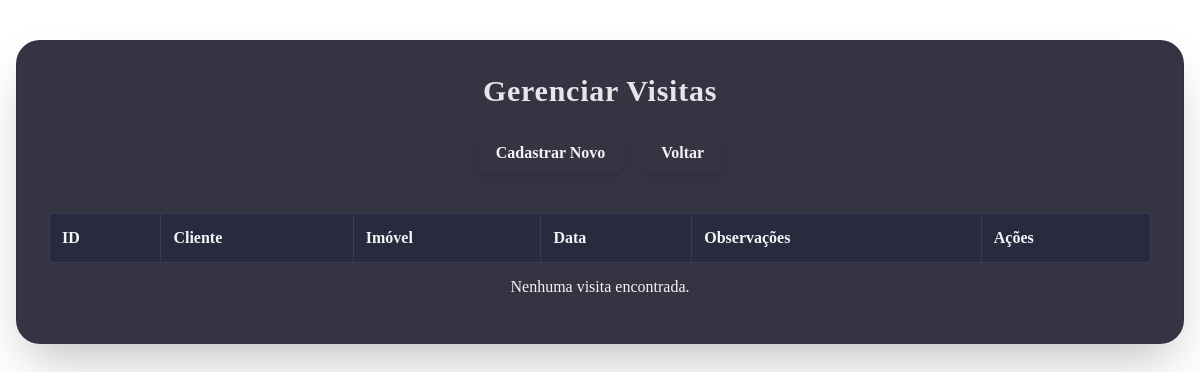
/tcc/visitas/listar.php, run on an earlier commit of the app's database.
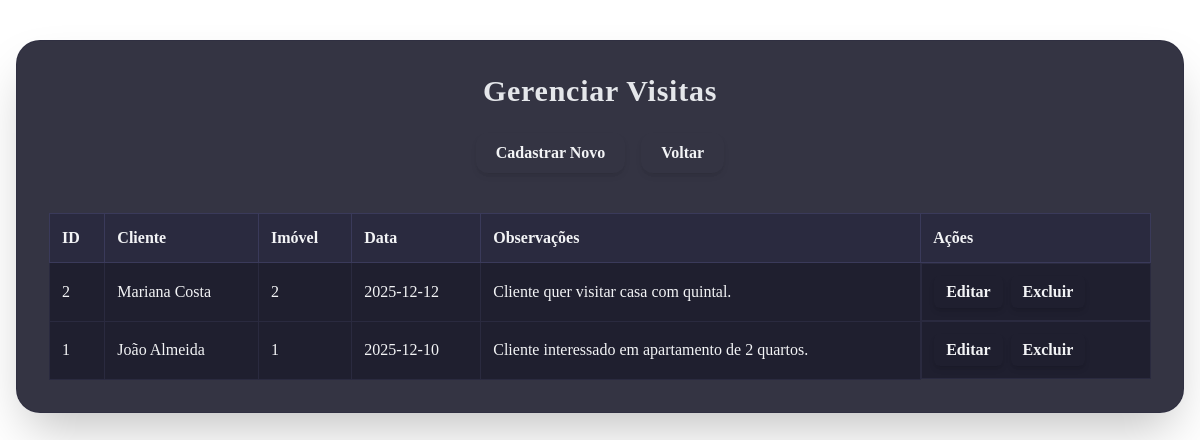
And on a later commit of the database.
### tables this page shows
CREATE TABLE IF NOT EXISTS `VISITA` (
    `idVISITA` INT AUTO_INCREMENT,
    `CORRETOR_idCORRETOR` INT NOT NULL,
    `IMOVEL_idIMOVEL` INT NOT NULL,
    `CLIENTE_idCLIENTE` INT NOT NULL,
    `data_visita` DATE,
    `observacoes` TEXT,
    PRIMARY KEY (`idVISITA`, `CLIENTE_idCLIENTE`),
    FOREIGN KEY (`CORRETOR_idCORRETOR`) REFERENCES `CORRETOR`(`idCORRETOR`) ON DELETE CASCADE,
    FOREIGN KEY (`IMOVEL_idIMOVEL`) REFERENCES `IMOVEL`(`idIMOVEL`) ON DELETE CASCADE,
    FOREIGN KEY (`CLIENTE_idCLIENTE`) REFERENCES `CLIENTE`(`idCLIENTE`) ON DELETE CASCADE
);

CREATE TABLE IF NOT EXISTS `CLIENTE` (
    `idCLIENTE` INT AUTO_INCREMENT PRIMARY KEY,
    `nome` VARCHAR(100) NOT NULL,
    `cpf` CHAR(11) NOT NULL UNIQUE,
    `telefone` VARCHAR(20) NOT NULL,
    `email` VARCHAR(100) NOT NULL
);

CREATE TABLE IF NOT EXISTS `IMOVEL` (
    `idIMOVEL` INT AUTO_INCREMENT PRIMARY KEY,
    `PROPRIETARIO_idPROPRIETARIO` INT NOT NULL,
    `titulo` VARCHAR(100),
    `tipo` VARCHAR(50),
    `rua` VARCHAR(150),
    `numero` VARCHAR(10),
    `bairro` VARCHAR(100),
    `cidade` VARCHAR(100),
    `estado` VARCHAR(2),
    `valor` DECIMAL(10,2),
    `descricao` VARCHAR(300),
    `status` ENUM('Vendido','Disponivel') DEFAULT 'Disponivel',
    `qtd_quartos` INT,
    `qtd_banheiro` INT,
    `qtd_vagas` INT,
    `negociavel` ENUM('Sim','Não') DEFAULT 'Não',
    `financiavel` ENUM('Sim','Não') DEFAULT 'Não',
    FOREIGN KEY (`PROPRIETARIO_idPROPRIETARIO`) REFERENCES `PROPRIETARIO`(`idPROPRIETARIO`) ON DELETE CASCADE
);

### tcc/visitas/listar.php (the view, shortened to what this page needs)
<?php
include '../conexao.php';
$resultado = $conn->query("
SELECT v.idVISITA AS id, c.nome AS cliente, i.idIMOVEL AS imovel, v.data_visita, v.observacoes
FROM VISITA v
JOIN CLIENTE c ON v.CLIENTE_idCLIENTE = c.idCLIENTE
JOIN IMOVEL i ON v.IMOVEL_idIMOVEL = i.idIMOVEL
ORDER BY v.data_visita DESC
");
?>
<!DOCTYPE html>
<html lang="pt-BR">
<head>
<script src="https://cdn.tailwindcss.com"></script>
</head>
<body class="font-serif text-gray-100 min-h-screen relative overflow-hidden">
<div class="fade-in-page w-full px-4 py-10 flex flex-col items-center">
    <div class="bg-[#1f1f2f]/90 backdrop-blur-md p-8 rounded-3xl w-full max-w-7xl shadow-2xl space-y-6 card-dynamic border border-[#2a2a3f]/50">
        <h2 class="text-3xl font-bold tracking-wide text-center text-gray-200 title-glow">
            Gerenciar Visitas
        </h2>
        <div class="flex flex-wrap gap-4 justify-center">
            <button onclick="abrirModal('cadastrar')" class="py-2 px-5 rounded-xl font-bold btn-glow shadow-md">Cadastrar Novo</button>
            <a href="../staffmenu.php" class="py-2 px-5 rounded-xl font-bold btn-glow shadow-md">Voltar</a>
        </div>
        <div class="overflow-x-auto">
            <table class="w-full text-left border-collapse mt-4">
                <thead>
                <tr class="bg-[#2a2a3f]">
                    <th class="p-3 border border-[#3a3a5a]">ID</th>
                    <th class="p-3 border border-[#3a3a5a]">Cliente</th>
                    <th class="p-3 border border-[#3a3a5a]">Imóvel</th>
                    <th class="p-3 border border-[#3a3a5a]">Data</th>
                    <th class="p-3 border border-[#3a3a5a]">Observações</th>
                    <th class="p-3 border border-[#3a3a5a]">Ações</th>
                </tr>
                </thead>
                <tbody>
                <?php if ($resultado->num_rows > 0): ?>
                    <?php while ($v = $resultado->fetch_assoc()): ?>
                        <tr class="bg-[#1f1f2f] hover:bg-[#2c2c44] transition">
                            <td class="p-3 border border-[#2a2a3f]"><?= $v['id'] ?></td>
                            <td class="p-3 border border-[#2a2a3f]"><?= htmlspecialchars($v['cliente']) ?></td>
                            <td class="p-3 border border-[#2a2a3f]"><?= htmlspecialchars($v['imovel']) ?></td>
                            <td class="p-3 border border-[#2a2a3f]"><?= htmlspecialchars($v['data_visita']) ?></td>
                            <td class="p-3 border border-[#2a2a3f]"><?= nl2br(htmlspecialchars($v['observacoes'])) ?></td>
                            <td class="p-3 border border-[#2a2a3f] flex gap-2">
                                <button
                                    onclick="abrirModal(
                                        'editar',
                                        <?= $v['id'] ?>,
                                        <?= $v['imovel'] ?>,
                                        <?= $v['imovel'] ?>,
                                        '<?= $v['data_visita'] ?>',
                                        '<?= addslashes(htmlspecialchars($v['observacoes'])) ?>'
                                    )"
                                    class="px-3 py-1 rounded-md font-bold btn-glow shadow-md">
                                    Editar
                                </button>
                                <button
                                    onclick="abrirModal('excluir', <?= $v['id'] ?>)"
                                    class="px-3 py-1 rounded-md font-bold btn-glow shadow-md">
                                    Excluir
                                </button>
                            </td>
                        </tr>
                    <?php endwhile ?>
                <?php else: ?>
                    <tr>
                        <td colspan="6" class="text-center p-3">Nenhuma visita encontrada.</td>
                    </tr>
                <?php endif ?>
                </tbody>
            </table>
        </div>
    </div>
</div>
</body>
</html>

What changed in the data, as far as the page shows it:
added visita: idVISITA "2", CLIENTE_idCLIENTE.nome "Mariana Costa", IMOVEL_idIMOVEL.idIMOVEL "2", data_visita "2025-12-12", observacoes "Cliente quer visitar casa com quintal."
added visita: idVISITA "1", CLIENTE_idCLIENTE.nome "João Almeida", IMOVEL_idIMOVEL.idIMOVEL "1", data_visita "2025-12-10", observacoes "Cliente interessado em apartamento de 2 quartos."
Also different on the page:
text no longer shown: "Nenhuma visita encontrada."
